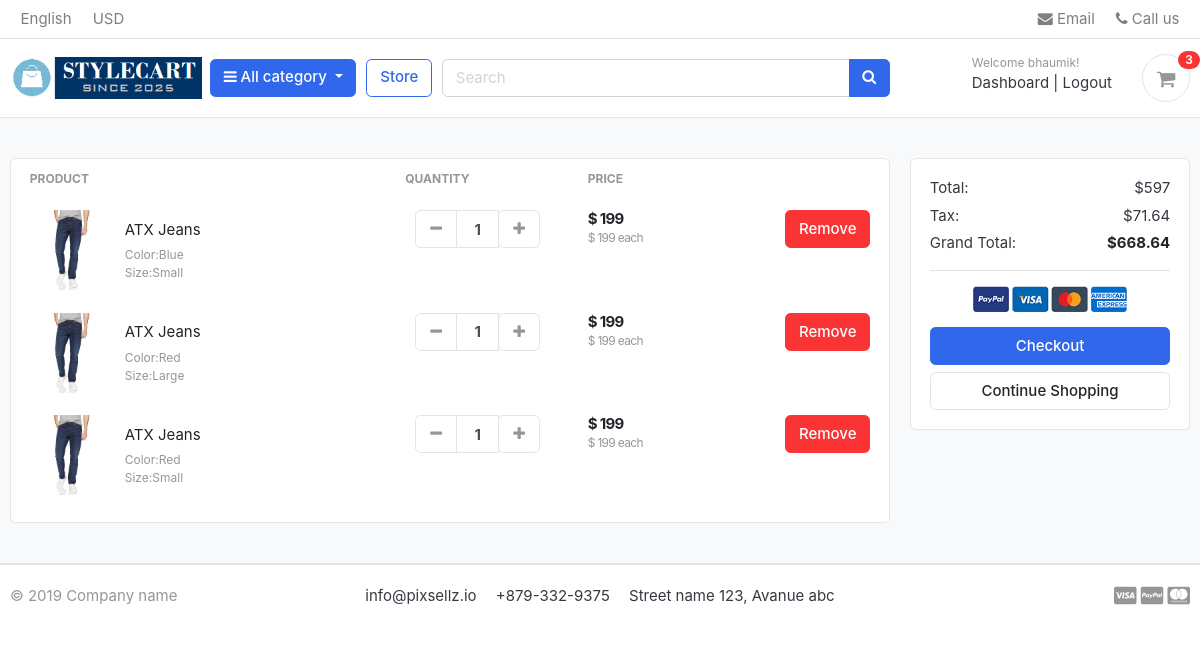
The app's page /cart/ (signed in), older data.
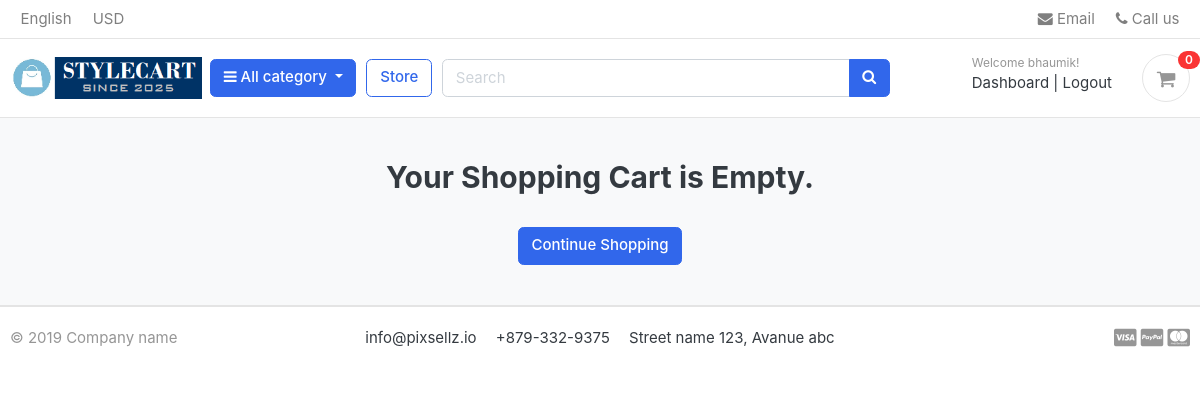
The same page, newer data.
### cart/models.py (models this page shows, shortened)
class CartItem(models.Model):
    user        =models.ForeignKey(Account,on_delete=models.CASCADE,null=True)
    product     =models.ForeignKey(Product, on_delete=models.CASCADE)
    variations  =models.ManyToManyField(Variation, blank=True)
    cart        =models.ForeignKey(Cart, on_delete=models.CASCADE,null=True)
    quantity    =models.IntegerField()
    is_active   =models.BooleanField(default=True)
    def sub_total(self):
        return self.product.price * self.quantity

### store/models.py (models this page shows, shortened)
class Product(models.Model):
    product_name =models.CharField(max_length=200,unique=True)
    slug         =models.SlugField(max_length=200,unique=True)
    description  =models.TextField(max_length=500,blank=True)
    price        =models.IntegerField()
    images       =models.ImageField(upload_to='photos/products/')
    stock        =models.IntegerField()
    is_available =models.BooleanField(default=True)
    category     =models.ForeignKey(Category,on_delete=models.CASCADE)
    created_date =models.DateTimeField(auto_now_add=True)
    modified_date=models.DateTimeField(auto_now=True)
    def get_url(self):
        return reverse('product_detail',args=[self.category.slug, self.slug])

class Variation(models.Model):
    variation_category_choice=(
    ('color','color'),
    ('size','size'),
)
    product             =models.ForeignKey(Product,on_delete=models.CASCADE)
    variation_category  =models.CharField(max_length=100,choices=variation_category_choice)
    variation_value     =models.CharField(max_length=100)
    is_active           =models.BooleanField(default=True)
    created_date        =models.DateTimeField(auto_now=True)
    objects=VariationManager()

### cart/views.py (the view)
# urls.py: path('cart/',include('cart.urls')),
def cart(request,total=0,quantity=0,cart_items=None):
    try:
        current_user=request.user
        if current_user.is_authenticated:
            cart_items=CartItem.objects.filter(user=current_user,is_active=True)
        else:
            cart=Cart.objects.get(cart_id=_cart_id(request))
            cart_items=CartItem.objects.filter(cart=cart,is_active=True)
        for cart_item in cart_items:
            total += (cart_item.product.price * cart_item.quantity)
            quantity += cart_item.quantity
    except ObjectDoesNotExist:
        pass
    tax = (12 * total)/100
    grand_total = total + tax
    data={
        'total':total,
        'quantity':quantity,
        'cart_items':cart_items,
        'tax':tax,
        'grand_total':grand_total
    }
    return render(request,'store/cart.html',data)

### cart/context_processors.py (called while the page is built)
def counter(request):
    if 'admin' in request.path:
        return {}
    else:
        cart_count=0
        try:
            if request.user.is_authenticated:
                cart_items=CartItem.objects.filter(user=request.user)
                for cart_item in cart_items:
                    cart_count += cart_item.quantity
            else:
                cart=Cart.objects.get(cart_id=_cart_id(request))
                cart_items=CartItem.objects.filter(cart=cart)
                for cart_item in cart_items:
                    cart_count += cart_item.quantity
        except Cart.DoesNotExist:
            cart_count=0
        return dict(cart_count=cart_count)

### category/context_processors.py (called while the page is built)
def menu_links(request):
    links=Category.objects.all()
    return dict(links=links)

### category/models.py (called while the page is built)
    def get_url(self):
        return reverse('product_by_category',args=[self.slug])

### templates/store/cart.html (shortened to what this page needs)
{% extends "base.html" %}
{% load static %}
{%block content%}
<section class="section-content padding-y bg">
<div class="container">
{% if not cart_items %}
	<h2 class='text-center'>Your Shopping Cart is Empty.</h2>
	<br>
	<div class='text-center'>
		<a href="{% url 'store' %}" class='btn btn-primary'>Continue Shopping</a>
	</div>
{% else %}
<div class="row">
	<aside class="col-lg-9">
<div class="card">
<table class="table table-borderless table-shopping-cart">
<thead class="text-muted">
<tr class="small text-uppercase">
  <th scope="col">Product</th>
  <th scope="col" width="120">Quantity</th>
  <th scope="col" width="120">Price</th>
  <th scope="col" class="text-right" width="200"> </th>
</tr>
</thead>
<tbody>
{% for cart_item in cart_items %}
<tr>
	<td>
		<figure class="itemside align-items-center">
			<div class="aside"><img src="{{cart_item.product.images.url}}" class="img-sm"></div>
			<figcaption class="info">
				<a href="{{cart_item.product.get_url}}" class="title text-dark">{{cart_item.product.product_name}}</a>
				<p class="text-muted small">
					{% if cart_item.variations %}
						{% for item in cart_item.variations.all %}
							{{item.variation_category | capfirst}}:{{item.variation_value | capfirst}}<br>
						{% endfor %}
					{% endif %}
			</figcaption>
		</figure>
	</td>
	<td>
					<div class="col">
						<div class="input-group input-spinner">
							<div class="input-group-prepend">
							<a href="{% url 'remove_cart' cart_item.product.id cart_item.id %}" class="btn btn-light" type="button" id="button-plus"> <i class="fa fa-minus"></i> </a>
							</div>
							<input type="text" class="form-control"  value="{{cart_item.quantity}}">
							<div class="input-group-append">
								<form action="{% url 'add_cart' cart_item.product.id  %}" method='POST'>
									<button type="submit" class="btn btn-light" id="button-minus"> <i class="fa fa-plus"></i> </button>
								</form>
							</div>
						</div>
					</div>
	</td>
	<td>
		<div class="price-wrap">
			<var class="price">$ {{cart_item.sub_total}}</var>
			<small class="text-muted"> $ {{cart_item.product.price}} each </small>
		</div>
	</td>
	<td class="text-right">
	<a href="{% url 'remove_cart_item' cart_item.product.id cart_item.id %}" onclick="return confirm('Are you sure you want to delete this item?')"class="btn btn-danger"> Remove</a>
	</td>
</tr>
{% endfor %}
</tbody>
</table>
</div>
	</aside>
	<aside class="col-lg-3">
		<div class="card">
		<div class="card-body">
			<dl class="dlist-align">
			  <dt>Total:</dt>
			  <dd class="text-right">${{total}}</dd>
			</dl>
			<dl class="dlist-align">
			  <dt>Tax:</dt>
			  <dd class="text-right"> ${{tax}}</dd>
			</dl>
			<dl class="dlist-align">
			  <dt>Grand Total:</dt>
			  <dd class="text-right text-dark b"><strong>${{grand_total}}</strong></dd>
			</dl>
			<hr>
			<p class="text-center mb-3">
				<img src="{% static './images/misc/payments.png' %}" height="26">
			</p>
			<a href="{% url 'checkout' %}" class="btn btn-primary btn-block"> Checkout </a>
			<a href="{% url 'store' %}" class="btn btn-light btn-block">Continue Shopping</a>
		</div>
		</div>
</aside>
</div>
{% endif %}
</div>
</section>
</body>
</html>
{% endblock %}

### templates/includes/navbar.html (shortened to what this page needs)
{% load static %}
<header class="section-header">
<nav class="navbar p-md-0 navbar-expand-sm navbar-light border-bottom">
<div class="container">
  <div class="collapse navbar-collapse" id="navbarTop4">
    <ul class="navbar-nav mr-auto">
    	<li class="nav-item dropdown">
		 	<a href="#" class="nav-link">  English </a>
		</li>
		<li class="nav-item dropdown">
			<a href="#" class="nav-link"> USD </a>
		</li>
    </ul>
    <ul class="navbar-nav">
		<li><a href="#" class="nav-link"> <i class="fa fa-envelope"></i> Email </a></li>
		<li><a href="#" class="nav-link"> <i class="fa fa-phone"></i> Call us </a></li>
	</ul>
  </div>
</div>
</nav>
<section class="header-main border-bottom">
	<div class="container">
<div class="row align-items-center">
	<div class="col-lg-2 col-md-3 col-6">
		<a href="{% url 'home' %}" class="brand-wrap">
			<img class="logo" src="{% static './images/logo.png' %}">
		</a>
	</div>
	<div class="col-lg col-sm col-md col-6 flex-grow-0">
		<div class="category-wrap dropdown d-inline-block float-right">
			<button type="button" class="btn btn-primary dropdown-toggle" data-toggle="dropdown">
				<i class="fa fa-bars"></i> All category
			</button>
		</div>
	</div>
	<a href="{% url 'store' %}" class="btn btn-outline-primary">Store</a>
	<div class="col-lg  col-md-6 col-sm-12 col">
		<form action="{% url 'search' %}" class="search" method='GET'>
			<div class="input-group w-100">
			    <input type="text" class="form-control" style="width:60%;" placeholder="Search" name='keyword'>
			    <div class="input-group-append">
			      <button class="btn btn-primary" type="submit">
			        <i class="fa fa-search"></i>
			      </button>
			    </div>
		    </div>
		</form>
	</div>
	<div class="col-lg-3 col-sm-6 col-8 order-2 order-lg-3">
				<div class="d-flex justify-content-end mb-3 mb-lg-0">
					{% if user.id is None %}
						<div class="widget-header">
						<small class="title text-muted">Welcome guest!</small>
						<div>
							<a href="{% url 'login' %}">Sign in</a> <span class="dark-transp"> | </span>
							<a href="{% url 'register' %}"> Register</a>
						</div>
					</div>
					{% else %}
						<div class="widget-header">
						<small class="title text-muted">Welcome {{user.first_name}}!</small>
						<div>
							<a href="{% url 'dashboard' %}"> Dashboard</a> <span class="dark-transp"> | </span>
							<a href="{% url 'logout' %}"> Logout</a>
						</div>
					</div>
					{% endif %}
					<a href="{% url 'cart' %}" class="widget-header pl-3 ml-3">
						<div class="icon icon-sm rounded-circle border"><i class="fa fa-shopping-cart"></i></div>
						<span class="badge badge-pill badge-danger notify">{{cart_count}}</span>
					</a>
				</div>
			</div>
</div>
	</div>
</section>
</header>

Row changes from the older to the newer data that the page shows:
removed CartItem: product.images (picture), product.product_name "ATX Jeans", quantity "1", sub_total "199", product.price "199"
no longer on this page (row unchanged): Variation: variation_category "Color", variation_value "Blue", shown under "ATX Jeans"
no longer on this page (row unchanged): Variation: variation_category "Size", variation_value "Small"
removed CartItem: product.images (picture), product.product_name "ATX Jeans", quantity "1", sub_total "199", product.price "199"
no longer on this page (row unchanged): Variation: variation_category "Color", variation_value "Red"
no longer on this page (row unchanged): Variation: variation_category "Size", variation_value "Large", shown under "ATX Jeans"
removed CartItem: product.images (picture), product.product_name "ATX Jeans", quantity "1", sub_total "199", product.price "199"
Text that changed along with them:
{{ cart_count }}: "3" → "0"
{{ total }}: "597" → (not shown)
{{ tax }}: "71.64" → (not shown)
{{ grand_total }}: "668.64" → (not shown)
text no longer shown: "PRODUCT QUANTITY PRICE Total: $ Tax: $ Grand Total: $ Checkout"
text now shown: "Your Shopping Cart is Empty."
